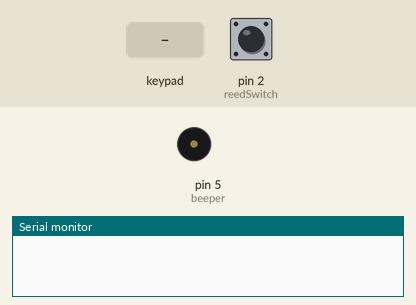
Bench run of a sketch on a simulated Arduino Uno, built with avr-gcc and run on an emulated ATmega328P. Parts: buzzer (waves = sounding, pin HIGH), the last lines printed to the serial monitor. The test bench sets the inputs (shaded band); at power-on: pin 2 (reedSwitch) LOW.

Above: at 1.2 s.
1.3 s: pin 2 (reedSwitch) pulled HIGH for 0.15 s
At 1.95 s:
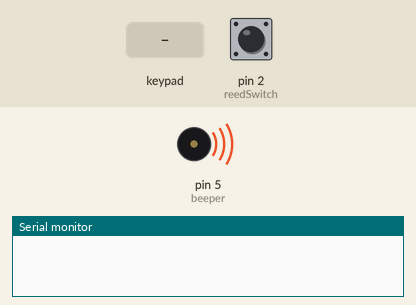
4.4 s: keypad keys 1 3 3 7 * pressed 0.4 s apart
7.9 s: pin 2 (reedSwitch) pulled HIGH for 1 s
At 9.95 s:
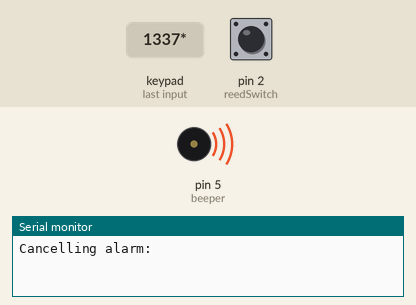
Timing chart, 0 to 17.9 s (numbered marks = the images above; inputs shaded):
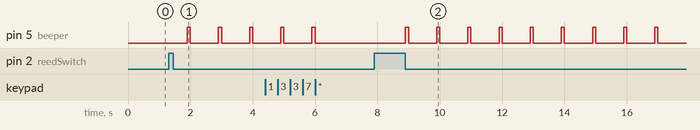

The sketch:

Inbraakalarm.ino
```cpp
/* the tutorial code for 3x4 Matrix Keypad with Arduino is as
This code prints the key pressed on the keypad to the serial port*/

#include "Keypad.h"

const byte Rows= 4; //number of rows on the keypad i.e. 4
const byte Cols= 4; //number of columns on the keypad i,e, 3

//we will definne the key map as on the key pad:

char keymap[Rows][Cols]=
{
{'1', '2', '3', 'A'},
{'4', '5', '6', 'B'},
{'7', '8', '9', 'C'},
{'*', '0', '#', 'D'}
};

//  a char array is defined as it can be seen on the above


//keypad connections to the arduino terminals is given as:


/* Define the reedSwitch and beeper pins. */
int reedSwitch = 2;
int beeper = 5;

/* Define the pins for the keypad. */
byte rPins[Rows]= {6,7,8,9}; //Rows 0 to 3
byte cPins[Cols]= {10,11,12,13}; //Columns 0 to 3

// command for library forkeypad
//initializes an instance of the Keypad class
Keypad kpd= Keypad(makeKeymap(keymap), rPins, cPins, Rows, Cols);

String alarmCode = "1337";
String currentTypedCode = "";

const String STATE_OFF = "STATE_OFF";
const String STATE_ON = "STATE_ON";
const String STATE_SWITCH = "STATE_SWITCH";

/* Strings that define the state change. */
const String CHANGE_OFF_TO_ON = "CHANGE_OFF_TO_ON";
const String CHANGE_ON_TO_OFF = "CHANGE_ON_TO_OFF";
const String CHANGE_NONE = "CHANGE_NONE";

/* Variables to hold the reed switch state, and the beeper state. */
String reedSwitchState = STATE_OFF;
String beeperState = STATE_OFF;

/* Variable to hold the time the beeping alarm started. */
unsigned long beepingAlarmStart = 0;

/* Variable to hold the amount in milliseconds the beeper should beep, and the interval between beeps when the beeper state is STATE_SWITCH. */
int beeperTime = 100;
int beeperSwitchInterval = 900;

/* Variable to hold the time in milliseconds after which the beeper alarm should go from STATE_SWITCH to STATE_ON. */
int maxBeepingAlarmTime = 30000;

void setup()
{
  pinMode(reedSwitch, INPUT);
  pinMode(beeper, OUTPUT);
  Serial.begin(9600);  // initializing serail monitor
}

void loop()
{
  /* If beeperState is STATE_OFF, check for changes in the reedSwitchState, else make beeping noice and read for keypad input. */
  if(beeperState == STATE_OFF) {
    /* Check if the reed switch has changed from on to off. */
    if(getReedSwitchChange() == CHANGE_ON_TO_OFF) {
      /* Start the beeping alarm. */
      startBeepingAlarm();
    }
  } else {
    /* Check if 30 seconds have passed since the alarm started. */
    if((millis() - beepingAlarmStart) >= maxBeepingAlarmTime) {
      beeperState = STATE_ON;
    }

    /* Make the beeper noice. */
    makeBeeperNoice();

    /* Get the pressed key. */
    char pressedKey = kpd.getKey();
    if (pressedKey != NO_KEY)
    {

        /* Check if the pressed character is '*', else add the key to the current typed code. */
        if(pressedKey == '*') {
          /* Check if the current typed code is the same as the alarmcode. If not reset the current typed code. */
          if(currentTypedCode == alarmCode) {
            cancelAlarm();
          }

          /* Reset the current typed code. */
          currentTypedCode = "";
        } else {
          currentTypedCode += pressedKey;
        }
    }
  }

  delay(1);
}

void startBeepingAlarm() {
  beeperState = STATE_SWITCH;
  beepingAlarmStart = millis();
}

void cancelAlarm() {
  Serial.println("Cancelling alarm: ");
  digitalWrite(beeper, LOW);
  beeperState = STATE_OFF;
}

void makeBeeperNoice() {
  if(beeperState == STATE_ON) {
    digitalWrite(beeper, HIGH);
  } else if(beeperState == STATE_SWITCH) {
    if(millis() % (beeperTime + beeperSwitchInterval) < beeperSwitchInterval) {
      digitalWrite(beeper, LOW);
    } else {
      digitalWrite(beeper, HIGH);
    }
  }
}

String getReedSwitchChange() {
  String currentState = STATE_OFF;
  String changeState = CHANGE_NONE;
  if(digitalRead(reedSwitch) == HIGH) {
    currentState = STATE_ON;
  } else {
    currentState = STATE_OFF;
  }

//  Serial.println("LastReedSwitchState: " + reedSwitchState +", CurrentState: " + currentState);
  if(reedSwitchState == STATE_ON && currentState == STATE_OFF) {
    changeState = CHANGE_ON_TO_OFF;
  } else if(reedSwitchState == STATE_OFF && currentState == STATE_ON) {
    changeState = CHANGE_OFF_TO_ON;
  }

  reedSwitchState = currentState;
  return changeState;
}
```

Measured:
- after the input at 1.3 s, pin 5 (beeper): alternates HIGH for 0.10 s and LOW for 0.90 s, starting after 0.60 s
- after the input at 7.9 s, pin 5 (beeper): alternates HIGH for 0.10 s and LOW for 0.90 s, starting after 1.0 s
